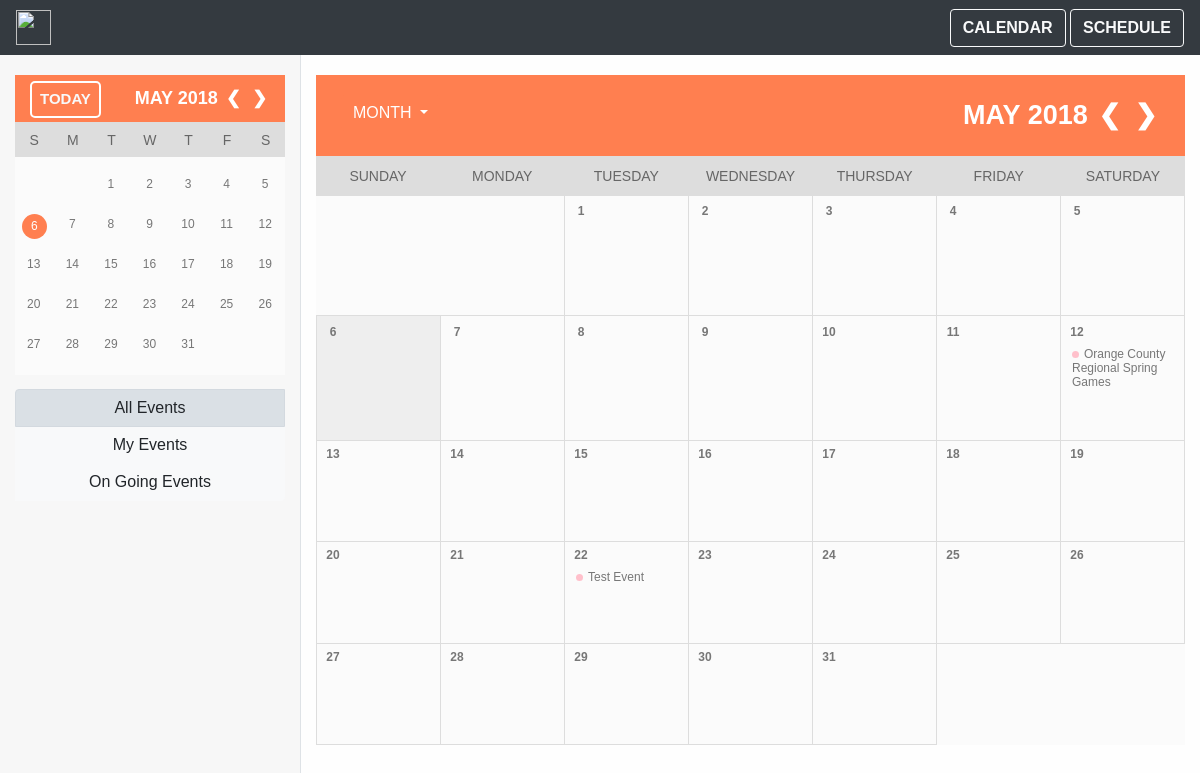
The app's page /calendarpage/, older data.
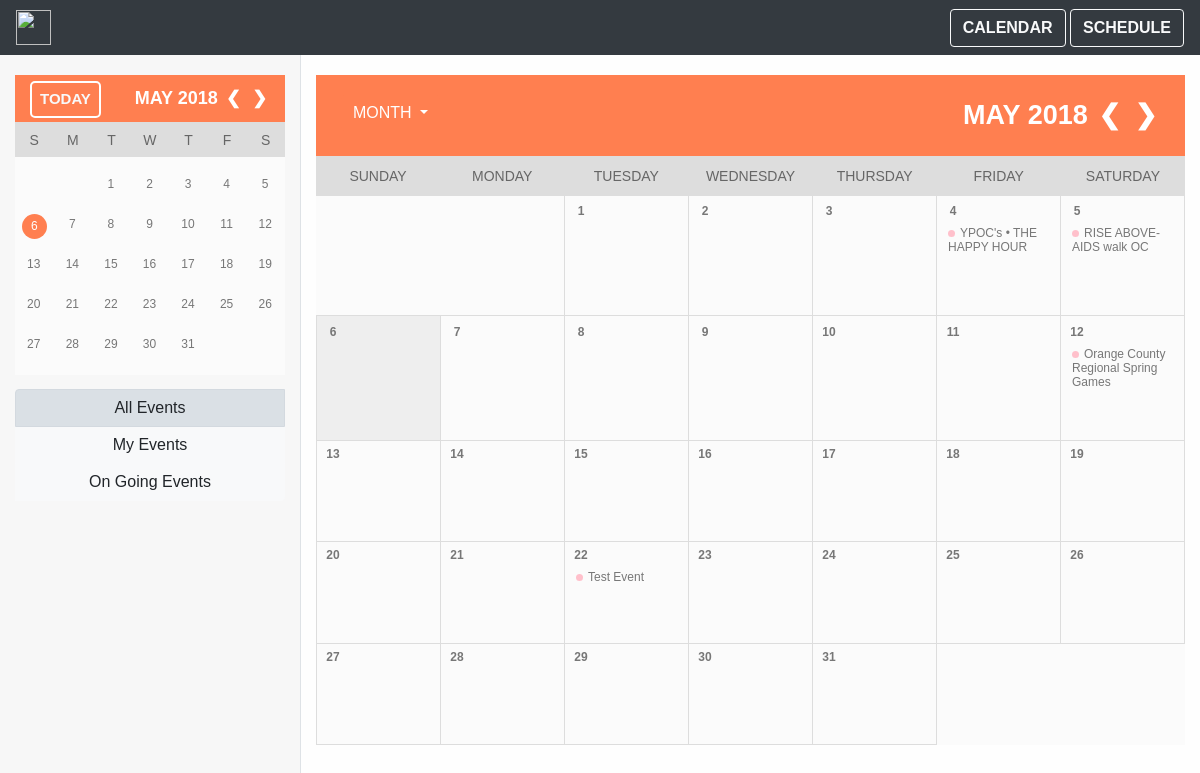
The same page, newer data.
### mainPage/models.py (models this page shows, shortened)
class Event(models.Model):
    name = models.CharField(max_length = 250)
    date_time = models.DateTimeField(default=datetime.datetime.now(), blank=True)
    day_name = models.IntegerField(default = datetime.datetime.now().weekday())
    duration =models.IntegerField(default=0)
    event_description = models.CharField(default = '' ,max_length = 750)
    address = models.CharField(default = '' ,max_length = 750)
    picture_url = models.CharField(default = '' ,max_length = 3000)
    event_url = models.CharField(default = '' ,max_length = 3000)

### mainPage/views.py (the view)
# urls.py: path('calendarpage/',views.calendarPage , name = 'calendar'), #calendarpage/, the current month's view of the calendar page
def calendarPage(request):
    today_date = datetime.datetime.today()
    cal_var = get_calendar_variables(c_month = today_date.month, c_year = today_date.year) #retrieves all the variables for the current calendar month/year
    data = {'n_view': 'month', 'n_year': today_date.year, 'n_month': today_date.month, 'n_day': today_date.day} #makes a dictionary of the current day's month/day/year, needed to view the next month/week/year
    events = Event.objects.filter(date_time__month = cal_var["cur_month"])
    insert_dict = {'events': sorted(events,key = lambda x: x.date_time)} #creates a dictionary with the events in the current month
    insert_dict.update(cal_var) #adds the calendar variables into the dictionary that will passed onto html
    insert_dict.update(data) #adds needed data into the dictionary that will passed onto html
    return render(request,'mainPage/calendarPage.html',insert_dict) #creates the calendar view using the insert dict

### mainPage/templates/mainPage/calendarPage.html (shortened to what this page needs)
{% extends 'base.html' %}
{% block head %}
    {% load static %}
    <link rel='stylesheet' href = "{% static 'mainPage/calendarPage.css' %}">
{% endblock %}
{% block right %}
<div class="month">
    <div class="dropdown">
    <button class="btn btn-secondary dropdown-toggle float-left" style="background-color: coral; border: coral; color: white;" type="button" id="dropdownMenuButton" data-toggle="dropdown" aria-haspopup="true" aria-expanded="false">
        MONTH
    </button>
    </div>
    {{cur_name_of_month}} {{cur_year}}
    <span class="prev"><a href="#">&#10094;</a></span>
    <span class="next"><a href="#">&#10095;</a></span>
</div>
<div class="week">
    <table>
        <tr>
            <td class="weekday">
                Sunday
            </td>
            <td class="weekday">
                Monday
            </td>
            <td class="weekday">
                Tuesday
            </td>
            <td class="weekday">
                Wednesday
            </td>
            <td class="weekday">
                Thursday
            </td>
            <td class="weekday">
                Friday
            </td>
            <td class="weekday">
                Saturday
            </td>
        </tr>
    </table>
</div>
<div class="calendar">
    <table>
        <tr>
            {%for i in first_day%}
            <td class="empty">
            </td>
            {% endfor %}
            {% for i in cur_num_days %}
            {% if today_day == forloop.counter and cur_month == today_month and cur_year == today_year %}
                <td class="today">
            {% else %}
                <td class="date">
            {% endif %}
                <div class="day">{{forloop.counter}}</div>
                <div class="events">
                    {% for event in events %}
                        {% if event.date_time.day == forloop.parentloop.counter and event.date_time.month == cur_month and event.date_time.year == cur_year %}
                        <div><span class="dot" style="background-color: pink"></span>{{event.name}}</div>
                        {% endif %}
                    {% endfor %}
                </div>
            </td>
                {% if forloop.counter|add:num_day|divisibleby:7%}
                    </tr><tr>
                {%endif%}
            {%endfor%}
        </tr>
    </table>
</div>
{% endblock %}

### mainPage/templates/base.html (shortened to what this page needs)
<head>
    <link rel="stylesheet" href="https://maxcdn.bootstrapcdn.com/bootstrap/4.0.0/css/bootstrap.min.css">
    {% load static %}
    <link rel='stylesheet' href = "{% static 'mainPage/base.css' %}">
    {% block head %}
    {% endblock %}
</head>
<body>
    <nav class="navbar sticky-top navbar-expand-md navbar-dark bg-dark">
        <div class="navbar-collapse collapse w-100 order-3 dual-collapse2">
            <a href="https://www.givsum.com/"><img src="http://i64.tinypic.com/dcvji9.png" height="35px"></a>
            <ul class="navbar-nav ml-auto">
                <a href = "/calendarpage/" class="btn btn-outline-light"  style="font-weight: bold;" >CALENDAR</a>
                <a href = "/" class="btn btn-outline-light"  style="font-weight: bold;" >SCHEDULE</a>
            </ul>
        </div>
    </nav>
    <div class="container-fluid">
        <div class="row">
            <div class="col-3" style="background-color: #f7f7f7;" >
                <div class="s-month">
                        <button type="button" class="btn btn-outline-light float-left today-button">TODAY</button>
                        {{cur_name_of_month}} {{cur_year}}
                        <span class="prev"><a href="#">&#10094;</a></span>
                        <span class="next"><a href="#">&#10095;</a></span>
                    </div>
                    <div class="s-week">
                        <table>
                            <tr>
                                <td class="s-weekday">
                                    S
                                </td>
                                <td class="s-weekday">
                                    M
                                </td>
                                <td class="s-weekday">
                                    T
                                </td>
                                <td class="s-weekday">
                                    W
                                </td>
                                <td class="s-weekday">
                                    T
                                </td>
                                <td class="s-weekday">
                                    F
                                </td>
                                <td class="s-weekday">
                                    S
                                </td>
                            </tr>
                        </table>
                    </div>
                    <div class="s-calendar">
                        <table>
                            <tr>
                                {%for i in first_day%}
                                <td class="s-empty">
                                </td>
                                {% endfor %}
                                {% for i in cur_num_days %}
                                {% if today_day == forloop.counter and cur_month == today_month and cur_year == today_year %}
                                    <td class="s-today">
                                {% else %}
                                    <td class="s-date">
                                {% endif %}
                                    <div class="s-day">{{forloop.counter}}</div>
                                </td>
                                    {% if forloop.counter|add:num_day|divisibleby:7%}
                                        </tr><tr>
                                    {%endif%}
                                {%endfor%}
                            </tr>
                        </table>
                    </div>
                    <div class="btn-group btn-group-toggle btn-group-vertical filters" data-toggle="buttons">
                        <label class="btn btn-light active">
                            <input type="radio" name="options" id="option1" autocomplete="off" checked> All Events
                        </label>
                        <label class="btn btn-light">
                            <input type="radio" name="options" id="option2" autocomplete="off"> My Events
                        </label>
                        <label class="btn btn-light">
                            <input type="radio" name="options" id="option3" autocomplete="off"> On Going Events
                        </label>
                    </div>
            </div>
            <div class="col-9 border-left" style="background-color: #fefefe;">
                <div class="scrollable">
                {% block right %}
                {% endblock %}
                </div>
            </div>
</body>

### mainPage/static/mainPage/base.css (style rules this page uses)
body { font-family: Helvetica; background-color: #fefefe; overflow-y:hidden; }
a { text-decoration:none; color: white; }
.filters { width: 100%; margin-top: 5%; position: relative; }
table { width: 100%; table-layout: fixed; }
.s-calendar { width: 100%; margin: auto; padding: 9px 0px; background-color:#fbfbfb; }
.s-month { width: 100%; padding: 10px 15px; margin: 20px auto 0px auto; text-align:right; background-color:coral; color: white; font-size: 18px; text-transform: uppercase; font-weight: bold; }
.s-week { width: 100%; table-layout: fixed; margin: auto; background-color:#ddd; padding: 5px 0px; }
.s-weekday { height: 25px; font-size: 14px; text-align: center; color: #666; }
.empty { position: relative; height: 125px; border-bottom: 1px solid #ddd; }
.s-date { position: relative; height: 40px; color: #777; }
.s-day { text-align: center; font-size:12px; width: 25px; height: 25px; margin: auto; padding-top: 3px; padding-right: 1px; }
.s-today { position: relative; height: 35px; color: #777; }
.s-today .s-day { background-color: coral; color: white; padding-top: 5px; padding-left: 1px; border-radius: 50%; }
.prev { padding: 2px 3px; }
.next { padding: 2px 3px; }
.scrollable { height: calc(100vh - 55px); width: 100%; overflow: auto; }
.navbar { height: 55px; }
.today-button { font-size: 15px; font-weight: bold; margin-top: -4px; padding: 5px 8px; border: white 2px solid; border-radius: 5px; background-color: coral; }

### mainPage/static/mainPage/calendarPage.css (style rules this page uses)
table { width: 100%; table-layout: fixed; }
.calendar { position: relative; width: 100%; margin: auto; background-color:#fbfbfb; }
.month { width: 100%; padding: 20px 25px; margin: 20px auto 0px auto; text-align:right; background-color:coral; color: white; font-size: 27px; text-transform: uppercase; font-weight: bold; }
.week { width: 100%; table-layout: fixed; padding:5px 0px; margin: auto; background-color:#ddd; }
.weekday { height: 30px; text-align: center; color: #666; font-size: 14px; text-transform: uppercase; }
.date { position: relative; height: calc((100vh - 90px) / 7); color: #777; border-bottom: 1px solid #ddd; border-left: 1px solid #ddd; border-right: 1px solid #ddd; }
.empty { position: relative; height: 120px; border-bottom: 1px solid #ddd; }
.day { position: relative; top: -1px; left: 5px; width: 20px; height: 20px; text-align: center; padding-top: 1px; font-size:12px; color: #777; font-weight: bold; }
.today { position: relative; height: 125px; color: #777; border: 1px solid #ddd; background-color: #eee; }
.events { position: relative; height: 70%; width: 95%; overflow-y: auto; left: 5px; top: 2px; font-size: 12px; padding: 0 5px; }
.dot { height: 7px; width: 7px; border-radius: 50%; display: inline-block; margin-right: 5px; }
.next { padding: 2px 3px; }
.prev { padding: 2px 3px; }
a { text-decoration:none; color: white; }

Row changes from the older to the newer data that the page shows:
added Event: name "YPOC's • THE HAPPY HOUR"
added Event: name "RISE ABOVE- AIDS walk OC"
